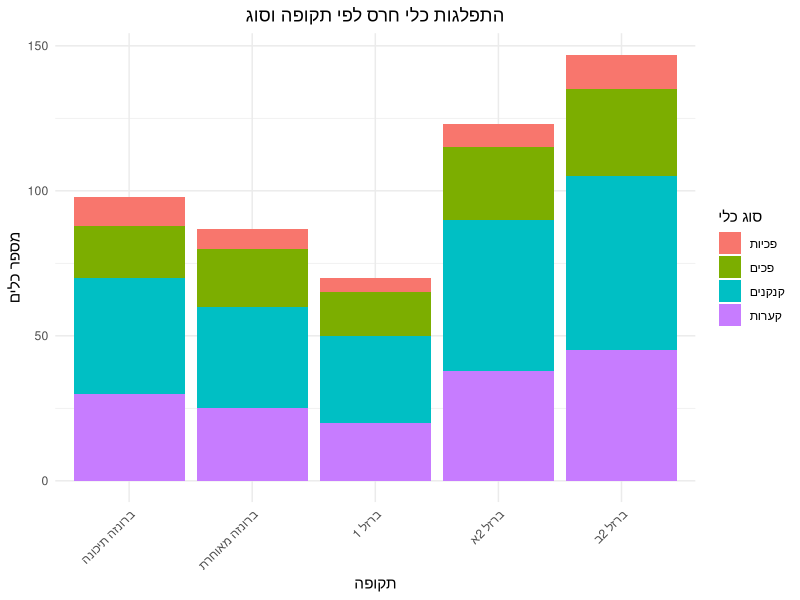
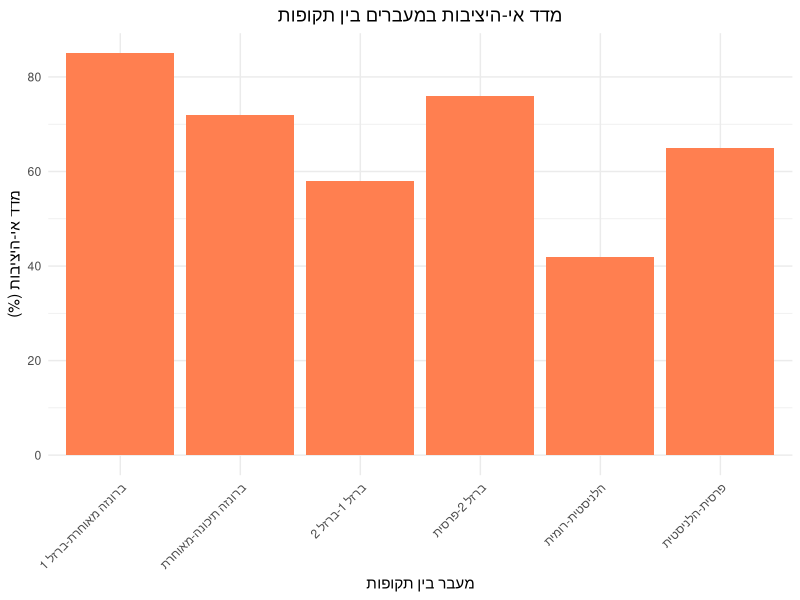

Write R code to recreate these figures, in order.
## ---- chunk 1
library(ggplot2)

ceramics_data <- data.frame(
  stratum = rep(c("I", "II", "III", "IV", "V"), each = 4),
  period = rep(c("ברזל 2ב", "ברזל 2א", "ברזל 1", "ברונזה מאוחרת", "ברונזה תיכונה"), each = 4),
  vessel_type = rep(c("קערות", "פכים", "קנקנים", "פכיות"), times = 5),
  count = c(45, 30, 60, 12, 38, 25, 52, 8, 20, 15, 30, 5, 25, 20, 35, 7, 30, 18, 40, 10)
)

ceramics_data$period <- factor(ceramics_data$period, 
                     levels = c("ברונזה תיכונה", "ברונזה מאוחרת", 
                               "ברזל 1", "ברזל 2א", "ברזל 2ב"))

ggplot(ceramics_data, aes(x = period, y = count, fill = vessel_type)) +
  geom_bar(stat = "identity", position = "stack") +
  labs(title = "התפלגות כלי חרס לפי תקופה וסוג",
       x = "תקופה", y = "מספר כלים",
       fill = "סוג כלי") +
  theme_minimal() +
  theme(axis.text.x = element_text(angle = 45, hjust = 1),
        plot.title = element_text(hjust = 0.5))
## ---- chunk 2
transition_periods <- c(
  "ברונזה תיכונה-מאוחרת", 
  "ברונזה מאוחרת-ברזל 1",
  "ברזל 1-ברזל 2",
  "ברזל 2-פרסית",
  "פרסית-הלניסטית",
  "הלניסטית-רומית"
)

instability_values <- c(72, 85, 58, 76, 65, 42)

instability_data <- data.frame(
  transition = transition_periods,
  instability = instability_values
)

ggplot(instability_data, aes(x = transition, y = instability)) +
  geom_bar(stat = "identity", fill = "coral") +
  labs(title = "מדד אי-היציבות במעברים בין תקופות",
       x = "מעבר בין תקופות", 
       y = "מדד אי-היציבות (%)") +
  theme_minimal() +
  theme(axis.text.x = element_text(angle = 45, hjust = 1),
        plot.title = element_text(hjust = 0.5))
